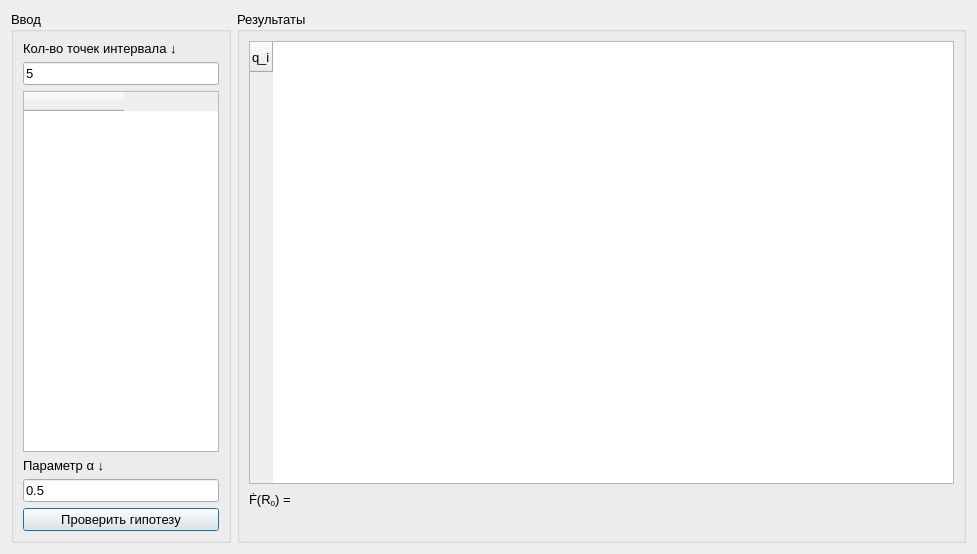
<?xml version="1.0" encoding="UTF-8"?>
<ui version="4.0">
 <class>Dialog</class>
 <widget class="QDialog" name="Dialog">
  <property name="geometry">
   <rect>
    <x>0</x>
    <y>0</y>
    <width>977</width>
    <height>554</height>
   </rect>
  </property>
  <property name="windowTitle">
   <string>Dialog</string>
  </property>
  <layout class="QHBoxLayout" name="horizontalLayout">
   <item>
    <widget class="QGroupBox" name="groupBox">
     <property name="maximumSize">
      <size>
       <width>220</width>
       <height>16777215</height>
      </size>
     </property>
     <property name="font">
      <font>
       <family>Arial</family>
       <pointsize>10</pointsize>
      </font>
     </property>
     <property name="title">
      <string>Ввод</string>
     </property>
     <layout class="QVBoxLayout" name="verticalLayout">
      <item>
       <widget class="QLabel" name="label">
        <property name="font">
         <font>
          <family>Arial</family>
          <pointsize>10</pointsize>
         </font>
        </property>
        <property name="text">
         <string>Кол-во точек интервала ↓</string>
        </property>
       </widget>
      </item>
      <item>
       <widget class="QLineEdit" name="num_of_points_of_interval_in">
        <property name="font">
         <font>
          <family>Arial</family>
          <pointsize>10</pointsize>
         </font>
        </property>
        <property name="text">
         <string>5</string>
        </property>
       </widget>
      </item>
      <item>
       <widget class="QTableWidget" name="intervals_table">
        <property name="font">
         <font>
          <family>Arial</family>
          <pointsize>10</pointsize>
         </font>
        </property>
        <column>
         <property name="text">
          <string/>
         </property>
        </column>
       </widget>
      </item>
      <item>
       <widget class="QLabel" name="label_2">
        <property name="font">
         <font>
          <family>Arial</family>
          <pointsize>10</pointsize>
         </font>
        </property>
        <property name="text">
         <string>Параметр α ↓</string>
        </property>
       </widget>
      </item>
      <item>
       <widget class="QLineEdit" name="alpha_in">
        <property name="font">
         <font>
          <family>Arial</family>
          <pointsize>10</pointsize>
         </font>
        </property>
        <property name="text">
         <string>0.5</string>
        </property>
       </widget>
      </item>
      <item>
       <widget class="QPushButton" name="check_hypothesis_btn">
        <property name="font">
         <font>
          <family>Arial</family>
          <pointsize>10</pointsize>
         </font>
        </property>
        <property name="cursor">
         <cursorShape>PointingHandCursor</cursorShape>
        </property>
        <property name="text">
         <string>Проверить гипотезу</string>
        </property>
       </widget>
      </item>
     </layout>
    </widget>
   </item>
   <item>
    <widget class="QGroupBox" name="groupBox_2">
     <property name="font">
      <font>
       <family>Arial</family>
       <pointsize>10</pointsize>
      </font>
     </property>
     <property name="title">
      <string>Результаты</string>
     </property>
     <layout class="QGridLayout" name="gridLayout">
      <item row="1" column="1">
       <widget class="QLabel" name="f_r_0_lbl">
        <property name="font">
         <font>
          <family>Arial</family>
          <pointsize>10</pointsize>
         </font>
        </property>
        <property name="text">
         <string/>
        </property>
       </widget>
      </item>
      <item row="1" column="0">
       <widget class="QLabel" name="label_3">
        <property name="font">
         <font>
          <family>Arial</family>
          <pointsize>10</pointsize>
         </font>
        </property>
        <property name="text">
         <string>&lt;html&gt;&lt;head/&gt;&lt;body&gt;&lt;p&gt;Ḟ(R&lt;span style=&quot; vertical-align:sub;&quot;&gt;0&lt;/span&gt;) =&lt;/p&gt;&lt;/body&gt;&lt;/html&gt;</string>
        </property>
       </widget>
      </item>
      <item row="1" column="2">
       <spacer name="horizontalSpacer">
        <property name="font">
         <font>
          <family>Arial</family>
          <pointsize>10</pointsize>
         </font>
        </property>
        <property name="orientation">
         <enum>Qt::Horizontal</enum>
        </property>
        <property name="sizeHint" stdset="0">
         <size>
          <width>40</width>
          <height>20</height>
         </size>
        </property>
       </spacer>
      </item>
      <item row="0" column="0" colspan="3">
       <widget class="QTableWidget" name="q_out_table">
        <property name="font">
         <font>
          <family>Arial</family>
          <pointsize>10</pointsize>
         </font>
        </property>
        <row>
         <property name="text">
          <string>q_i</string>
         </property>
        </row>
       </widget>
      </item>
      <item row="2" column="0" colspan="3">
       <widget class="QLabel" name="hipothesis_verdict_lbl">
        <property name="font">
         <font>
          <family>Arial</family>
          <pointsize>10</pointsize>
         </font>
        </property>
        <property name="text">
         <string/>
        </property>
       </widget>
      </item>
     </layout>
    </widget>
   </item>
  </layout>
 </widget>
 <resources/>
 <connections/>
</ui>
